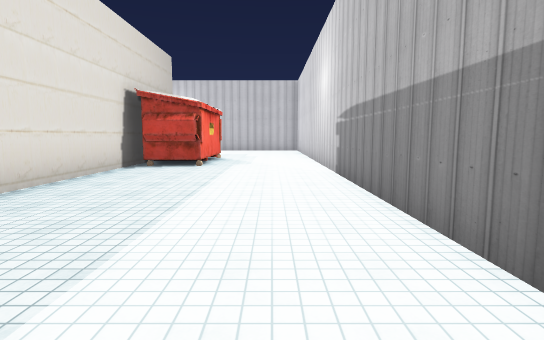
[1] (above)

24 first-person views from a walk through a 3-D level made in the Unity game engine. The camera is 1.5 m above the floor, tilts 6° down and sees 80° across. The floor is counted in squares, 2 m on a side. Each view is taken from the middle of a square. On the plan, view 1 faces up. The plan holds only what a view shows up to about 11 squares ahead; the rest is blank. The place goes on beyond the plan. Some surface patterns are stand-ins.

[2]
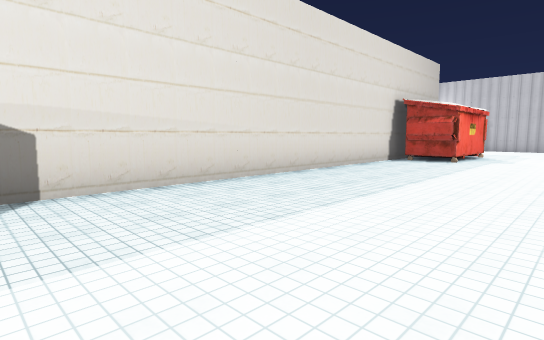

[3]
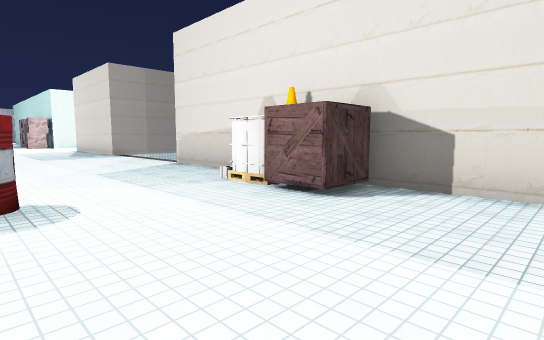

[4]
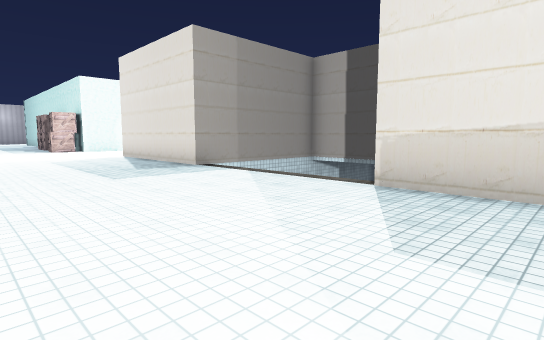

[5]
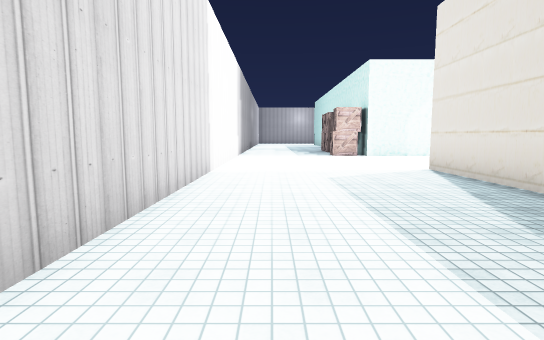

[6]
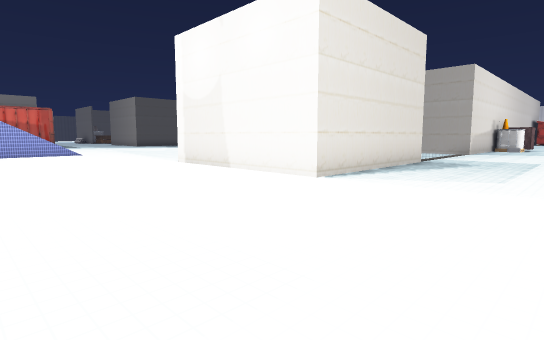

[7]
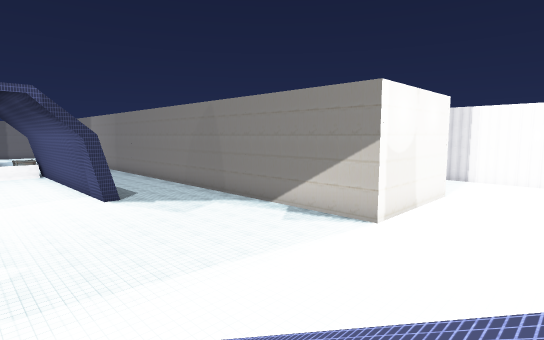

[8]
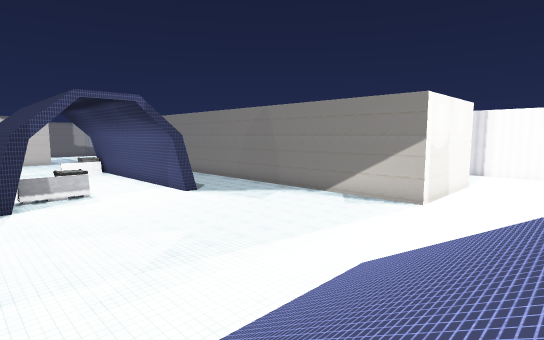

[9]
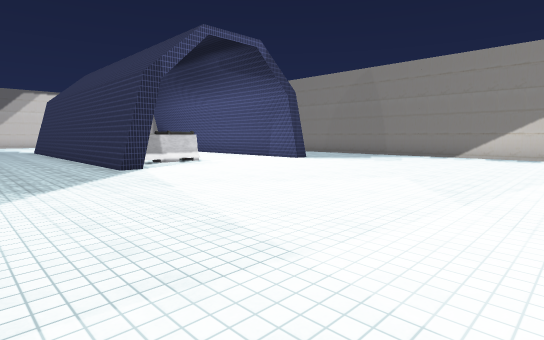

[10]
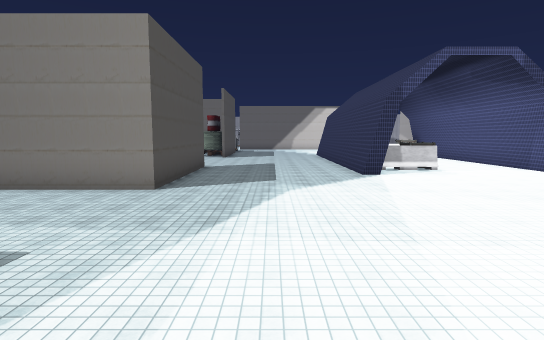

[11]
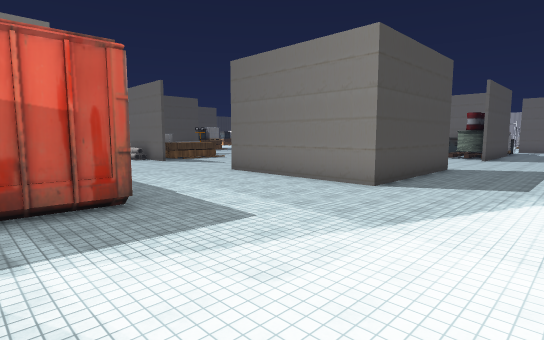

[12]
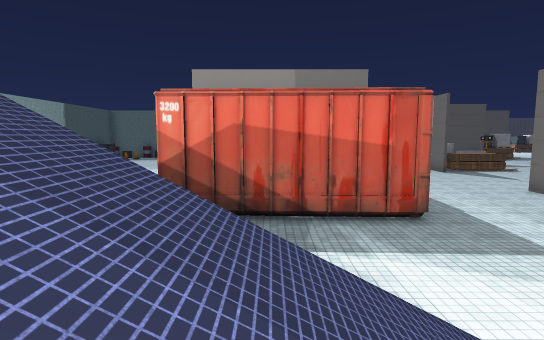

[13]
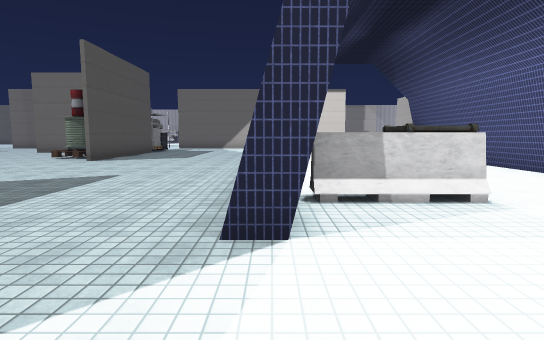

[14]
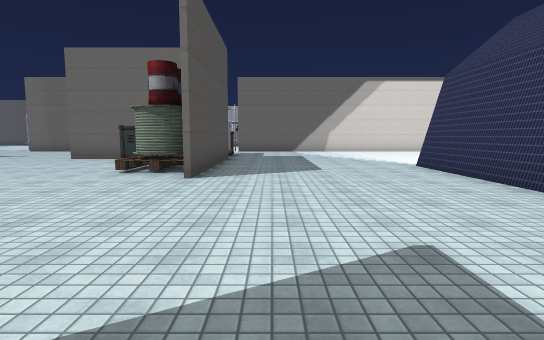

[15]
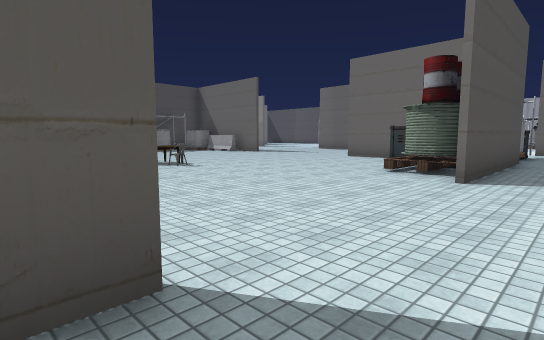

[16]
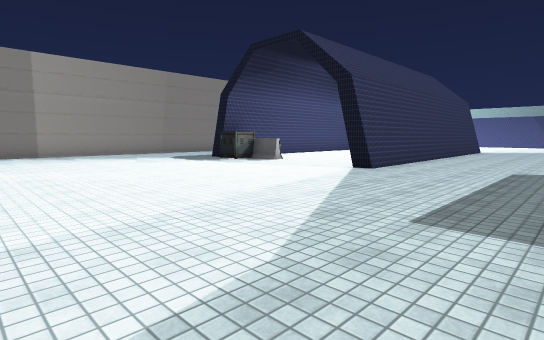

[17]
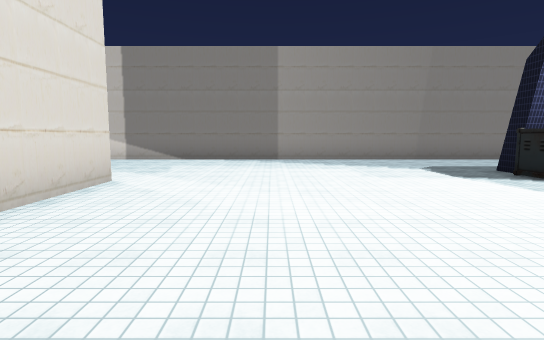

[18]
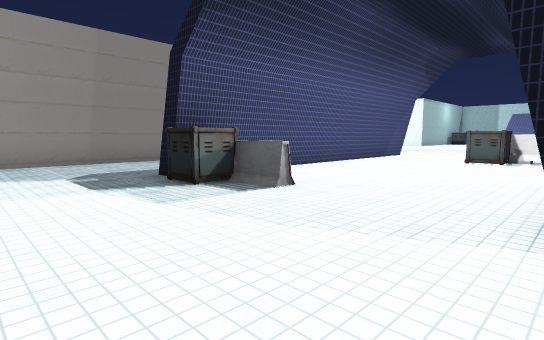

[19]
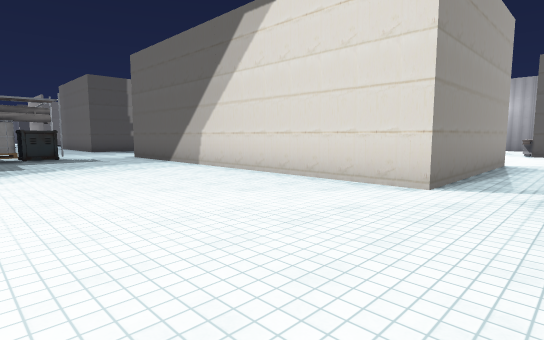

[20]
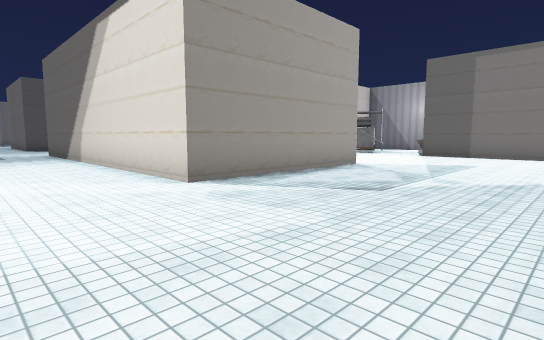

[21]
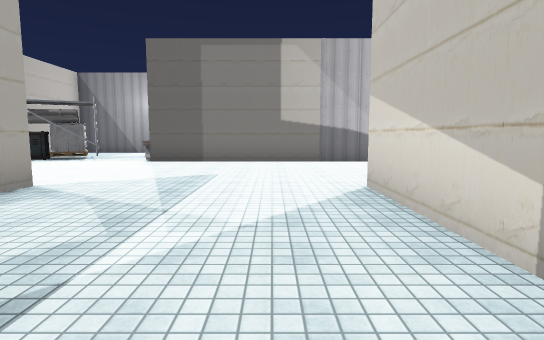

[22]
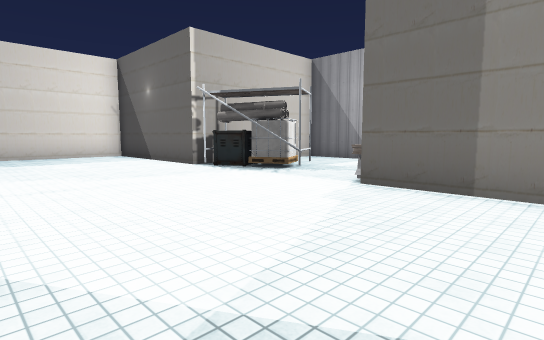

[23]
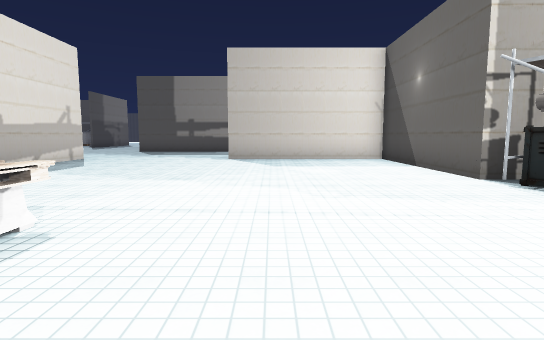

[24]
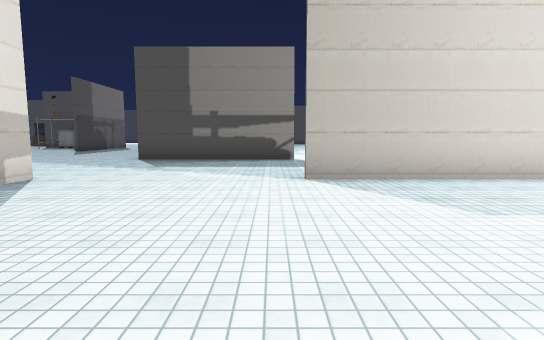

### Floor plan
Key: @ floor where view 1 was taken; # wall or solid block; . floor; / step, stairs or slope; v drop or lower ground; O other object.
Columns run from 30 left of view 1 to 2 right of it. Each row starts with its distance up from view 1.
 17       ######OO#.OO######
 16        .................
 15        ................
 14       #................
 13       #................
 12   ....#................      ..
 11   .............O#.....#     #...#
 10  #.............O#.....#     #...#
  9  #...........   #.....#    ##...#
  8  #.........     #.....#   ###...#
  7  #.....##########.....#   #.....#
  6  .....................#   #.....#
  5  .... ................#   #.....#
  4  ...  O...............#   #.....#
  3  .    O...............#   #.....#
  2 ..##  #...............#   #.....#
  1 ....O  ...............#   #.....
  0  .... O#..............#   #...@.
 -1 ...../O#....#...OO#...#   #.....
 -2 .....OO#....#.....#...#   #.....
 -3 .......#....#.....#  .#    O....
 -4 ............#.....#   #    O...O
 -5 O...........#.....#        ....
 -6  ...........#.....#       #.....
 -7    .........#.....#       #.....
 -8      .......#.O...#       #.....
 -9        #....##O...#       v.....
-10        #....#.....#       v.....
-11        #...........   #   v.....
-12        #............  #   v.....
-13 ..# ####............. #vvvv.....#
-14 ......................#   #.....#
-15 ......................#   #.....#
-16 ......................#   #.....#
-17   ....................#   #.....#
-18     #.................#####.....#
-19     #.....  ....................#
-20     #....//  ////...............#
-21     #..  /// ////...............#
-22     #.   /// ////...............#
-23     #.                  .......

Where each view was taken, in squares from view 1:
view 1: 0 up, 0 right, facing up
view 2: 2 down, 1 right, facing up-left
view 3: 0 up, 1 right, facing down-left
view 4: 6 down, 1 right, facing down-left
view 5: 11 down, 0 right, facing down
view 6: 23 down, 0 right, facing up-left
view 7: 22 down, 16 left, facing up-right
view 8: 22 down, 19 left, facing up-right
view 9: 18 down, 21 left, facing up-right
view 10: 20 down, 21 left, facing up
view 11: 20 down, 20 left, facing up-left
view 12: 21 down, 19 left, facing left
view 13: 13 down, 18 left, facing up
view 14: 9 down, 22 left, facing up
view 15: 9 down, 22 left, facing up-left
view 16: 6 up, 22 left, facing down-right
view 17: 4 up, 19 left, facing right
view 18: 2 up, 18 left, facing down-right
view 19: 2 up, 12 left, facing up-left
view 20: 4 up, 9 left, facing up-left
view 21: 7 up, 10 left, facing up
view 22: 12 up, 11 left, facing up-left
view 23: 13 up, 13 left, facing left
view 24: 11 up, 18 left, facing left
